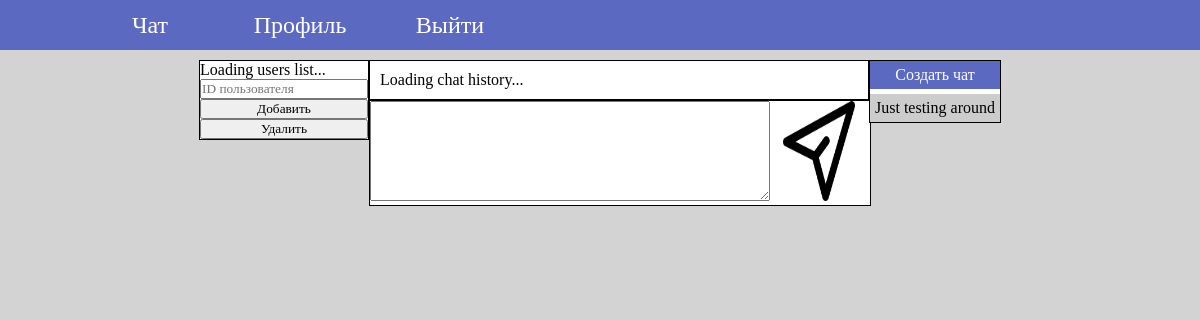
Before: / (signed in) with the older database file.
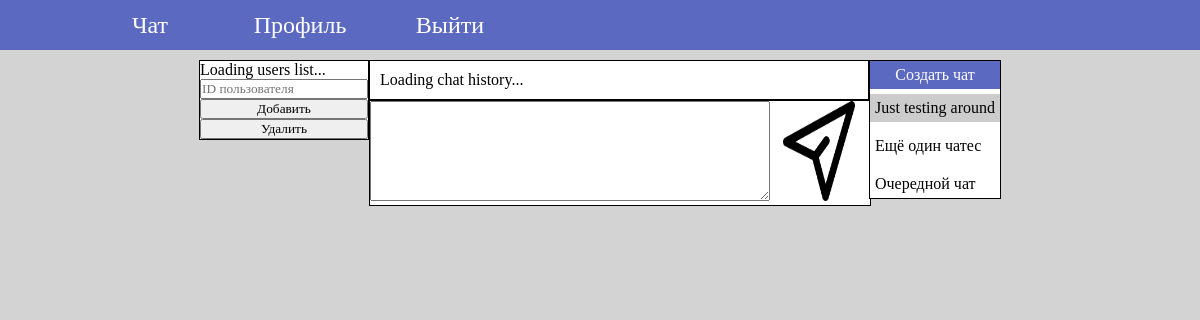
After: the same page with the newer database file.
### mainMessages/models.py (models this page shows, shortened)
class Chat(models.Model):
    title = models.CharField(
        max_length=128,
    )
    chat_messages = models.ManyToManyField(
        to='Message',
        through='ChatMessages',
    )
    chat_users = models.ManyToManyField(
        to=UserProfile,
        through='ChatUser',
    )

### mainMessages/views.py (the view)
# urls.py: path('', chat),
@login_required
def chat(request):
    user = UserProfile.objects.get(user=request.user)
    chat_list = Chat.objects.filter(chat_users=user)
    return render(request, 'chat.html', {'chat_list': chat_list},)

### templates/chat.html (shortened to what this page needs)
{% extends 'flatpages/default.html' %}
{% load static %}
{% block content %}
<div id="content">
    <div id="temp">
        <div id="users-block">
            <div id="users-list">
                Loading users list...
            </div>
            <div id="users-action">
                <input type="text" class="users-action text-input" placeholder="ID пользователя">
                <button id="add-user" name="add_user">Добавить</button>
                <button id="remove-user" name="delete_user">Удалить</button>
            </div>
        </div>
        <div id="chat-content">
            <div id="chat">
                Loading chat history...
            </div>
            <div id="send-field">
                <textarea id="textInput"></textarea>
                <button id ="sendButton"><img src="/static/img/send.png"></button>
            </div>
        </div>
        <div id="chat-list">
            <div id="chat-create-button">Создать чат</div>
            {% for chat in chat_list %}
            <div class="chat-list-item">
                {{ chat.title }}
            </div>
            {% endfor %}
        </div>
    </div>
</div>
{% endblock content %}

### templates/flatpages/default.html (shortened to what this page needs)
<!DOCTYPE html>
{% load static %}
<html lang="ru">
<head>
    <link rel="stylesheet" href="{% static 'css/index.css' %}">
</head>
<body>
<menu>
    {% if user.is_authenticated %}
    <a href="/">Чат</a>
    <a href="/profile">Профиль</a>
    <a href="/logout">Выйти</a>
    {% else %}
    <a href="/login">Войти</a>
    <a href="/signup">Зарегистрироваться</a>
    {% endif %}
</menu>
{% block content %}
{% endblock content %}
</body>
</html>

### static/css/index.css (style rules this page uses)
* { margin: 0; padding: 0; font-family: "Times New Roman", sans-serif; }
body { background-color: #d3d3d3; }
menu { width: 100%; height: 50px; background-color: #5c69c1; font-size: 1.5em; display: inline-flex; flex-wrap: wrap; align-content: center; }
#content { display: flex; flex-direction: row; margin: auto; }
#temp { margin: auto; margin-top: 10px; display: flex; }
#chat-content { width: 500px; }
#chat-list { display: inline; }
#send-field { margin: auto; width: 500px; border: 1px solid black; background: #fff; }
#send-field #textInput { min-width: 80%; max-width: 80%; min-height: 100px; max-height: 100px; padding: 5px; box-sizing: border-box; }
#send-field button { width: 18%; height: 100px; cursor: pointer; background: none; border: none; }
#send-field button img { width: 80%; height: 100%; }
#chat { margin: auto; max-height: 50rem; border: 1px solid black; background: #fff; padding: 10px; overflow-y: scroll; overflow-x: hidden; }
img { width: 50px; }
#chat-list { background: #fff; border: 1px solid black; height: fit-content; width: fit-content; }
.chat-list-item.selected-chat { background: #ccc; }
#chat-create-button { text-align: center; padding: 5px; margin-bottom: 5px; background: #5c69c1; color: #fff; cursor: pointer; }
#users-block { display: flex; flex-wrap: wrap; flex-direction: column; background: #fff; border: 1px solid black; height: fit-content; width: fit-content; }
#users-list { display: flex; flex-wrap: wrap; flex-direction: column; }
#users-action { display: flex; flex-direction: column; flex-wrap: wrap; }

Changed rows visible on the page:
added Chat: title "Ещё один чатес"
added Chat: title "Очередной чат"
